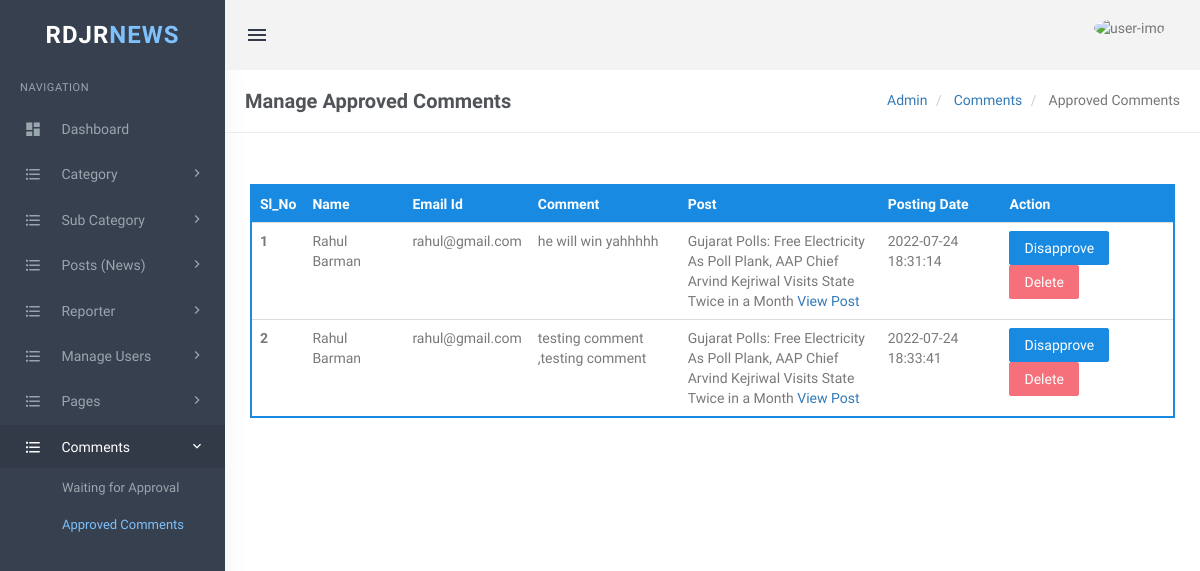
Screenshot of /admin/manage-comments.php (signed in) with the database file from the repository.
### tables this page shows
CREATE TABLE `tblcomments` (
  `id` int(11) NOT NULL,
  `post_id` int(11) DEFAULT NULL,
  `user_id` int(255) DEFAULT NULL,
  `name` varchar(120) DEFAULT NULL,
  `email` varchar(150) DEFAULT NULL,
  `comment` mediumtext DEFAULT NULL,
  `posting_date` timestamp NULL DEFAULT current_timestamp(),
  `status` int(1) DEFAULT NULL
);

CREATE TABLE `tblposts2` (
  `id` int(11) NOT NULL,
  `PostTitle` longtext DEFAULT NULL,
  `CategoryId` int(11) DEFAULT NULL,
  `SubCategoryId` int(11) DEFAULT NULL,
  `PostDetails` longtext DEFAULT NULL,
  `PostingDate` timestamp NULL DEFAULT current_timestamp(),
  `UpdationDate` timestamp NULL DEFAULT NULL ON UPDATE current_timestamp(),
  `Is_Active` int(1) DEFAULT NULL,
  `PostUrl` mediumtext DEFAULT NULL,
  `PostImage` varchar(255) DEFAULT NULL,
  `PostLocation` varchar(40) DEFAULT NULL,
  `viewCounter` int(255) NOT NULL,
  `postedBy_idName` varchar(15) DEFAULT NULL,
  `lastUpdatedBy` varchar(255) DEFAULT NULL
);

### admin/manage-comments.php (the view, shortened to what this page needs)
<?php
include('includes/config.php');
if (strlen($_SESSION['login']) == 0) {
    header('location:index.php');
} else {
?>
    <!DOCTYPE html>
    <html lang="en">
    <head>
        <link href="assets/css/bootstrap.min.css" rel="stylesheet" type="text/css" />
        <link href="assets/css/core.css" rel="stylesheet" type="text/css" />
        <link href="assets/css/components.css" rel="stylesheet" type="text/css" />
        <link href="assets/css/icons.css" rel="stylesheet" type="text/css" />
        <link href="assets/css/pages.css" rel="stylesheet" type="text/css" />
        <link href="assets/css/menu.css" rel="stylesheet" type="text/css" />
        <link href="assets/css/responsive.css" rel="stylesheet" type="text/css" />
        <link rel="stylesheet" href="../plugins/switchery/switchery.min.css">
    </head>
    <body class="fixed-left">
        <div id="wrapper">
            <?php include('includes/topheader.php'); ?>
            <?php include('includes/leftsidebar.php'); ?>
            <div class="content-page">
                <div class="content">
                    <div class="container">
                        <div class="row">
                            <div class="col-xs-12">
                                <div class="page-title-box">
                                    <h4 class="page-title">Manage Approved Comments</h4>
                                    <ol class="breadcrumb p-0 m-0">
                                        <li>
                                            <a href="#">Admin</a>
                                        </li>
                                        <li>
                                            <a href="#">Comments </a>
                                        </li>
                                        <li class="active">
                                            Approved Comments
                                        </li>
                                    </ol>
                                    <div class="clearfix"></div>
                                </div>
                            </div>
                        </div>
                        <div class="row">
                            <div class="col-sm-6">
                            </div>
                            <div class="row">
                                <div class="col-md-12">
                                    <div class="demo-box m-t-20">
                                        <div class="table-responsive">
                                            <table class="table m-0 table-colored-bordered table-bordered-primary">
                                                <thead>
                                                <tr>
                                                        <th>Sl_No</th>
                                                        <th width="100px"> Name</th>
                                                        <th width="100px">Email Id</th>
                                                        <th width="150px">Comment</th>
                                                        <th width="200px">Post</th>
                                                        <th>Posting Date</th>
                                                        <th>Action</th>
                                                    </tr>
                                                </thead>
                                                <tbody>
                                                    <?php
                                                    $query = mysqli_query($conn, "Select tblcomments.id,  tblcomments.name,tblcomments.email,tblcomments.posting_date,tblcomments.comment,tblposts2.id as postid,tblposts2.PostTitle from  tblcomments join tblposts2 on tblposts2.id=tblcomments.post_id where tblcomments.status=1");
                                                    $cnt = 1;
                                                    while ($row = mysqli_fetch_array($query)) {
                                                    ?>
                                                        <tr>
                                                            <th scope="row"><?php echo htmlentities($cnt); ?></th>
                                                            <td><?php echo htmlentities($row['name']); ?></td>
                                                            <td><?php echo htmlentities($row['email']); ?></td>
                                                            <td><?php echo htmlentities($row['comment']); ?></td>
                                                            <td><?php echo htmlentities($row['PostTitle']); ?> <a href="view-post.php?pid=<?php echo $row['postid']  ;?>">View Post</a> </td>
                                                            <td><?php echo htmlentities($row['posting_date']); ?></td>
                                                            <td>
                                                               <a href="manage-comments.php?disid=<?php echo htmlentities($row['id']); ?>" title="Approve this comment"><button class="btn btn-primary">Disapprove</button></a>
                                                                &nbsp;<a href="manage-comments.php?rid=<?php echo htmlentities($row['id']); ?>&&action=del" onclick="return confirm('Are you really want to delete ??')"> <button class="btn btn-danger">Delete</button> </a>
                                                            </td>
                                                        </tr>
                                                    <?php
                                                        $cnt++;
                                                    } ?>
                                                </tbody>
                                            </table>
                                        </div>
                                    </div>
                                </div>
                            </div>
                            <div class="row">
                                <div class="col-md-12">
                                    <div class="demo-box m-t-20">
                                    </div>
                                </div>
                            </div>
                        </div>
                    </div>
                </div>
            </div>
    </body>
    </html>
<?php } ?>

### admin/assets/css/core.css (style rules this page uses)
body { font-family: 'Varela Round', sans-serif; margin: 0; padding-bottom: 60px; overflow-x: hidden; color: #797979; }
html { position: relative; min-height: 100%; }
.h1, .h2, .h3, .h4, .h5, .h6, h1, h2, h3, h4, h5, h6 { color: #505458; font-family: 'Hind Madurai', sans-serif; margin: 10px 0; }
* { outline: none !important; }
.container { width: auto; }
#wrapper { height: 100%; overflow: hidden; width: 100%; }
.p-0 { padding: 0 !important; }
.m-0 { margin: 0 !important; }
.m-t-20 { margin-top: 20px !important; }
.row { margin-right: -10px; margin-left: -10px; }
.col-lg-1, .col-lg-10, .col-lg-11, .col-lg-12, .col-lg-2, .col-lg-3, .col-lg-4, .col-lg-5, .col-lg-6, .col-lg-7, .col-lg-8, .col-lg-9, .col-md-1, .col-md-10, .col-md-11, .col-md-12, .col-md-2, .col-md-3, .col-md-4, .col-md-5, .col-md-6, .col-md-7, .col-md-8, .col-md-9, .col-sm-1, .col-sm-10, .col-sm-11, .col-sm-12, .col-sm-2, .col-sm-3, .col-sm-4, .col-sm-5, .col-sm-6, .col-sm-7, .col-sm-8, .col-sm-9, .col-xs-1, .col-xs-10, .col-xs-11, .col-xs-12, .col-xs-2, .col-xs-3, .col-xs-4, .col-xs-5, .col-xs-6, .col-xs-7, .col-xs-8, .col-xs-9 { padding-left: 10px; padding-right: 10px; }
.breadcrumb { background-color: transparent; margin-bottom: 15px; padding-top: 10px; padding-left: 0; }
.demo-box { padding: 10px 15px; }

### admin/assets/css/menu.css (style rules this page uses)
.content-page { margin-left: 225px; overflow: hidden; }
.content-page .content { padding: 0 5px 10px 5px; margin-top: 70px; }
.page-title { font-size: 20px; margin-bottom: 0; margin-top: 0; font-weight: 600; }
.page-title-box { padding: 20px; border-bottom: 1px solid #eee; margin: 0 -20px 20px -20px; }
.page-title-box .page-title { margin-bottom: 0; float: left; }
.page-title-box .breadcrumb { float: right; background-color: transparent !important; }

### rows the page displays
tblcomments: name "Rahul Barman", email "rahul@gmail.com", comment "he will win yahhhhh", tblposts2.PostTitle "Gujarat Polls: Free Electricity As Poll Plank, AAP Chief Arvind Kejriwal Visits State Twice in a Month", posting_date "2022-07-24 18:31:14"
tblcomments: name "Rahul Barman", email "rahul@gmail.com", comment "testing comment ,testing comment", tblposts2.PostTitle "Gujarat Polls: Free Electricity As Poll Plank, AAP Chief Arvind Kejriwal Visits State Twice in a Month", posting_date "2022-07-24 18:33:41"
